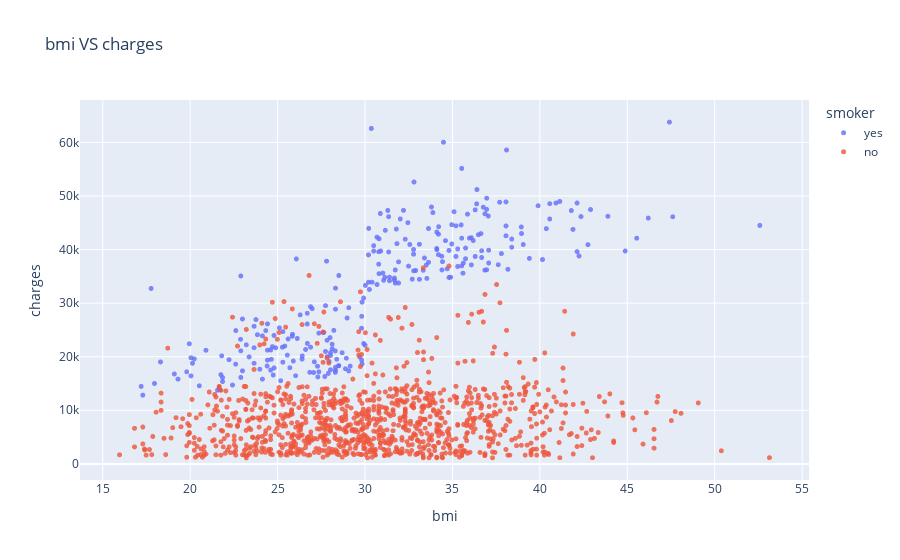

Here is the notebook cell this chart was saved with:
### Markdown cell above
**Analysis from above plots**

From the scatter plot, we observe a positive relationship between age and medical charges,
with significant variance across all age groups.

Smoking status introduces a strong separation in costs: smokers incur substantially higher
charges than non-smokers across all ages.

The data suggests the presence of multiple cost regimes driven primarily by smoking status,
with age acting as a secondary contributing factor. This indicates an interaction effect
between age and smoking rather than a simple linear relationship.

### Code cell
fig = px.scatter(df,
                 x='bmi',
                 y= 'charges',
                 color= 'smoker',
                 opacity =0.8,
                  hover_data = ['sex'],
                 title= 'bmi VS charges')
fig.update_traces(marker_size=5)
fig.show()

### Figure 1 — Plotly figure (JSON) as saved in the notebook; plotly's stock layout.template omitted (floating-point values rounded to 4 significant figures; data arrays with more than 128 entries replaced by an {"elided": "..."} marker saying what was removed)
{"data": [{"customdata": {"elided": "274x1 str values"}, "hovertemplate": "smoker=yes<br>bmi=%{x}<br>charges=%{y}<br>sex=%{customdata[0]}<extra></extra>", "legendgroup": "yes", "marker": {"color": "#636efa", "opacity": 0.8, "size": 5, "symbol": "circle"}, "mode": "markers", "name": "yes", "showlegend": true, "type": "scattergl", "x": {"elided": "274 float values"}, "xaxis": "x", "y": {"elided": "274 float values"}, "yaxis": "y"}, {"customdata": {"elided": "1064x1 str values"}, "hovertemplate": "smoker=no<br>bmi=%{x}<br>charges=%{y}<br>sex=%{customdata[0]}<extra></extra>", "legendgroup": "no", "marker": {"color": "#EF553B", "opacity": 0.8, "size": 5, "symbol": "circle"}, "mode": "markers", "name": "no", "showlegend": true, "type": "scattergl", "x": {"elided": "1064 float values"}, "xaxis": "x", "y": {"elided": "1064 float values"}, "yaxis": "y"}], "layout": {"autosize": true, "legend": {"title": {"text": "smoker"}, "tracegroupgap": 0}, "title": {"text": "bmi VS charges"}, "xaxis": {"anchor": "y", "autorange": true, "domain": [0, 1], "range": [13.76, 55.33], "title": {"text": "bmi"}, "type": "linear"}, "yaxis": {"anchor": "x", "autorange": true, "domain": [0, 1], "range": [-3755.0, 68650.0], "title": {"text": "charges"}, "type": "linear"}}}
